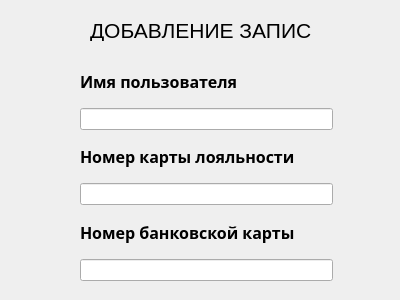
<?xml version="1.0" encoding="UTF-8"?>
<ui version="4.0">
 <class>Dialog</class>
 <widget class="QDialog" name="Dialog">
  <property name="geometry">
   <rect>
    <x>0</x>
    <y>0</y>
    <width>400</width>
    <height>300</height>
   </rect>
  </property>
  <property name="windowTitle">
   <string>Добавить пользователя</string>
  </property>
  <widget class="QLabel" name="label_4">
   <property name="geometry">
    <rect>
     <x>90</x>
     <y>20</y>
     <width>221</width>
     <height>21</height>
    </rect>
   </property>
   <property name="font">
    <font>
     <pointsize>16</pointsize>
    </font>
   </property>
   <property name="text">
    <string>ДОБАВЛЕНИЕ ЗАПИСИ</string>
   </property>
  </widget>
  <widget class="QWidget" name="layoutWidget">
   <property name="geometry">
    <rect>
     <x>80</x>
     <y>60</y>
     <width>253</width>
     <height>221</height>
    </rect>
   </property>
   <layout class="QVBoxLayout" name="verticalLayout">
    <item>
     <widget class="QLabel" name="label">
      <property name="font">
       <font>
        <family>Noto Sans SemiBold</family>
        <pointsize>12</pointsize>
        <weight>75</weight>
        <bold>true</bold>
       </font>
      </property>
      <property name="text">
       <string>Имя пользователя</string>
      </property>
     </widget>
    </item>
    <item>
     <widget class="QLineEdit" name="lineEdit"/>
    </item>
    <item>
     <widget class="QLabel" name="label_2">
      <property name="font">
       <font>
        <family>Noto Sans SemiBold</family>
        <pointsize>12</pointsize>
        <weight>75</weight>
        <bold>true</bold>
       </font>
      </property>
      <property name="text">
       <string>Номер карты лояльности</string>
      </property>
     </widget>
    </item>
    <item>
     <widget class="QLineEdit" name="lineEdit_2"/>
    </item>
    <item>
     <widget class="QLabel" name="label_3">
      <property name="font">
       <font>
        <family>Noto Sans SemiBold</family>
        <pointsize>12</pointsize>
        <weight>75</weight>
        <bold>true</bold>
       </font>
      </property>
      <property name="text">
       <string>Номер банковской карты</string>
      </property>
     </widget>
    </item>
    <item>
     <widget class="QLineEdit" name="lineEdit_3"/>
    </item>
   </layout>
  </widget>
 </widget>
 <resources/>
 <connections/>
</ui>
